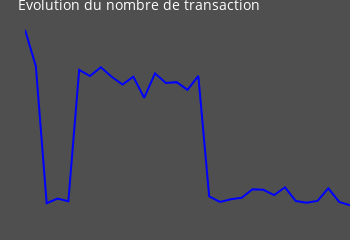

Write notebook code for a chart like this one.
### Code cell
Nb_transaction_jour = pd.read_csv('data/J_vs_T.csv', index_col=0)

def retourne_information_transaction(Nb_transaction_jour=Nb_transaction_jour):
    Total_transaction = Nb_transaction_jour['Total Transaction'].sum()
    height = 150
    width = 350
    col="#4F4F4F"
    fig = px.line(Nb_transaction_jour, x='jour de la simulation', y='Total Transaction')
    fig.update_layout(margin=dict(t=20,l=0,r=0,b=0),
                        xaxis=dict(showgrid=False,color=col,title="",showticklabels=False,showline=False,zeroline=False),
                        yaxis=dict(showgrid=False,color=col,title="",showticklabels=False,showline=False,zeroline=False),
                        paper_bgcolor=col,plot_bgcolor=col,height=height,width=width,
                        title={'text':'Evolution du nombre de transaction', 'font': {'size': 14, 'color': 'white'}},)
    fig.update_traces(line=dict(color='blue'))
    fig.update_traces(
    hovertemplate='<b>Jour:  %{x}</b><br><b>Nombre de Transaction : %{y:.0f}</b>'  # Format de l'affichage
    )

    return "{:,.0f}".format(Total_transaction).replace(",", " "), fig,'Total transaction'


retourne_information_transaction()[1].show()

### Figure 1 — Plotly figure (JSON) as saved in the notebook; plotly's stock layout.template omitted (floating-point values rounded to 4 significant figures)
{"data": [{"hovertemplate": "<b>Jour:  %{x}</b><br><b>Nombre de Transaction : %{y:.0f}</b>", "legendgroup": "", "line": {"color": "blue", "dash": "solid"}, "marker": {"symbol": "circle"}, "mode": "lines", "name": "", "orientation": "v", "showlegend": false, "type": "scatter", "x": [1, 2, 3, 4, 5, 6, 7, 8, 9, 10, 11, 12, 13, 14, 15, 16, 17, 18, 19, 20, 21, 22, 23, 24, 25, 26, 27, 28, 29, 30, 31], "xaxis": "x", "y": [571039, 452761, 6749, 21904, 12995, 440626, 420282, 449147, 418103, 392886, 418006, 349800, 429335, 398210, 400706, 375514, 421098, 29251, 11286, 19739, 24589, 52510, 50432, 33349, 58712, 13893, 8574, 14522, 55037, 11283, 282], "yaxis": "y"}], "layout": {"height": 150, "legend": {"tracegroupgap": 0}, "margin": {"b": 0, "l": 0, "r": 0, "t": 20}, "paper_bgcolor": "#4F4F4F", "plot_bgcolor": "#4F4F4F", "title": {"font": {"color": "white", "size": 14}, "text": "Evolution du nombre de transaction"}, "width": 350, "xaxis": {"anchor": "y", "color": "#4F4F4F", "domain": [0, 1], "showgrid": false, "showline": false, "showticklabels": false, "title": {"text": ""}, "zeroline": false}, "yaxis": {"anchor": "x", "color": "#4F4F4F", "domain": [0, 1], "showgrid": false, "showline": false, "showticklabels": false, "title": {"text": ""}, "zeroline": false}}}
